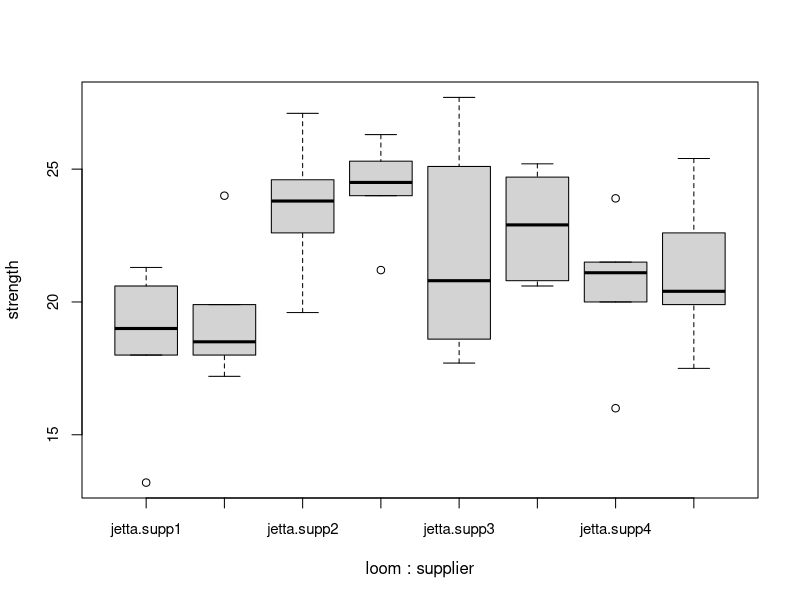
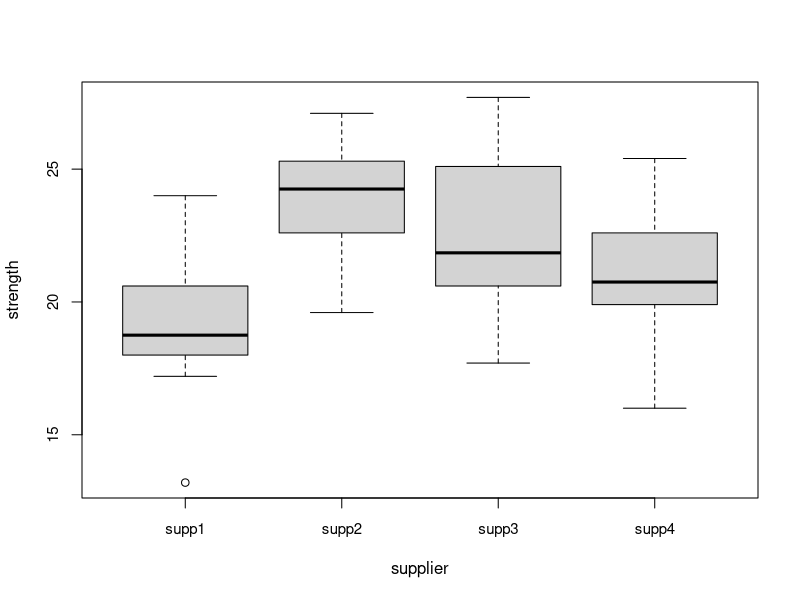
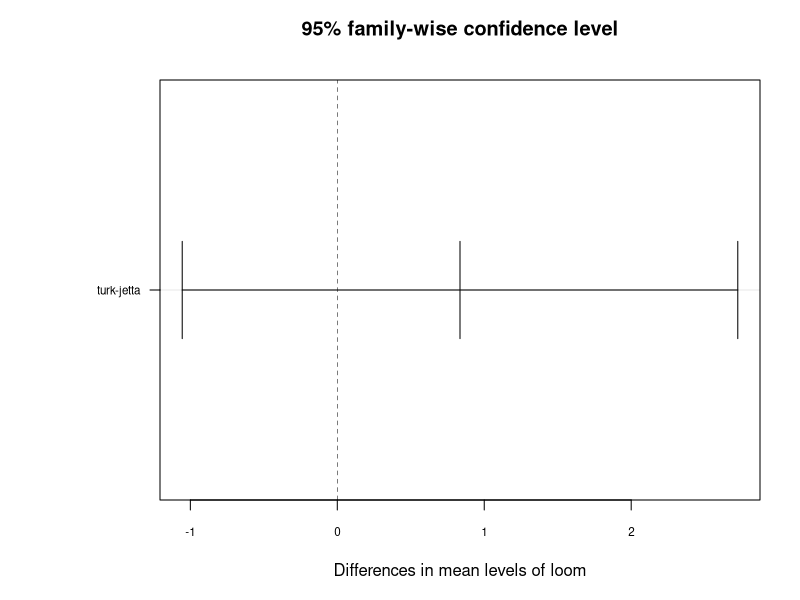
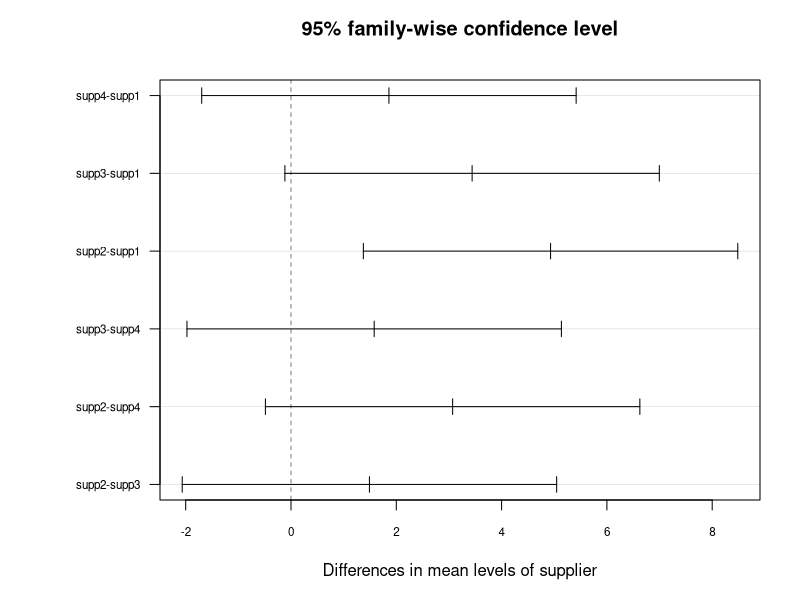
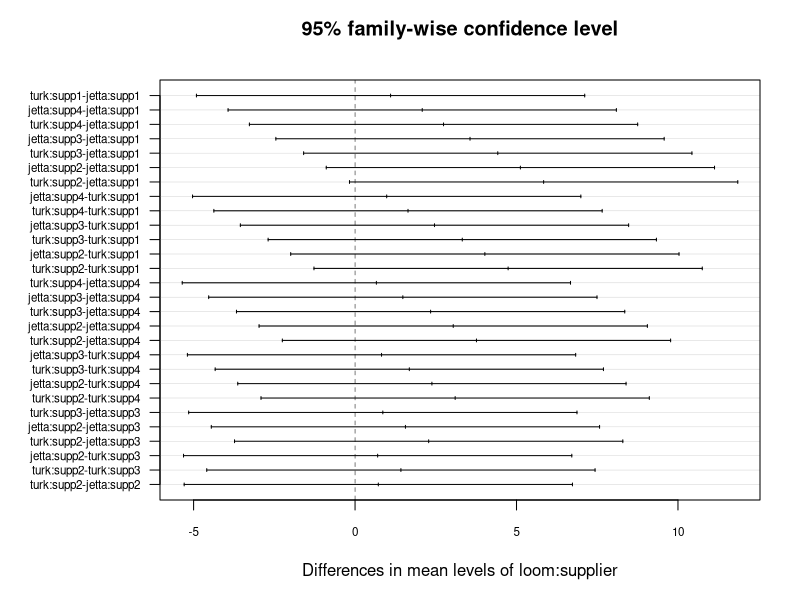
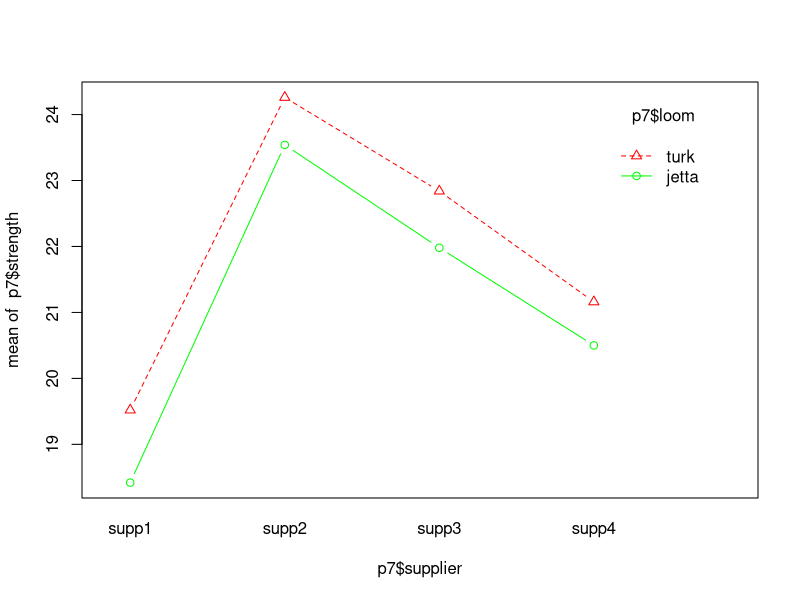
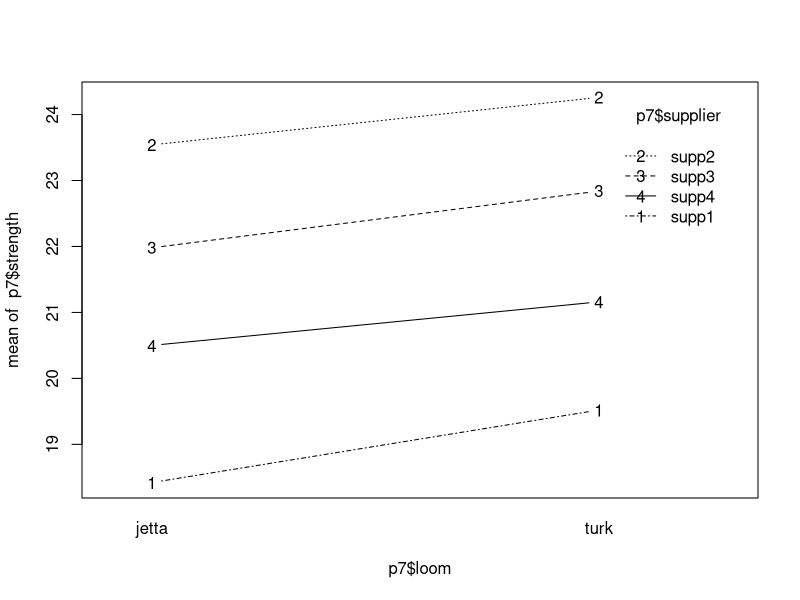
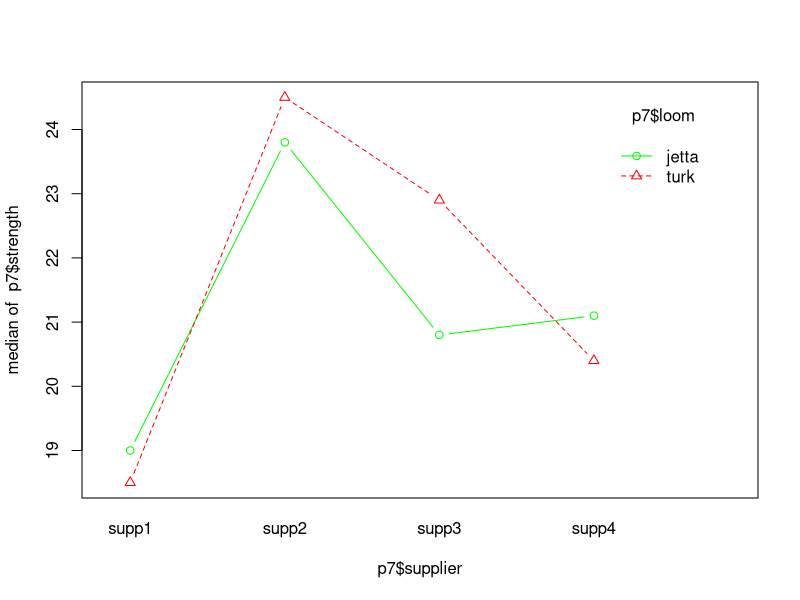

Write the R code that produced these figures, in order. (Note: this script raises an error after producing the figures.)
# Parachute 2 : Strength ~ Supplier + Loom
# Total Variation SST = SSA + SSB + SSAB (interaction)
parachute5 <- read.csv("./data/parachute2.csv")
str(parachute5)
head(parachute5)
names(parachute5) = c('loom',paste('supp',1:4,sep=''))
head(parachute5)
stack(parachute5)
#http://www.ats.ucla.edu/stat/r/faq/reshape.htm

library(reshape)
p6 = reshape(parachute5, varying = c('supp1','supp2','supp3','supp4')
            ,v.names='strength', times=c('supp1','supp2','supp3','supp4')
            ,direction='long')
head(p6)
p7 = p6[,1:3]
head(p7)
names(p7)= c('loom','supplier','strength')
row.names(p7) = NULL
p7
# now the data is properly organised 

# Groupwise summary of Mean

with(p7,tapply(strength,list(loom,supplier), mean))
with(p7,tapply(strength,list(loom,supplier), length))
with(p7,tapply(strength,list(loom,supplier), var))

addmargins(with(p7,tapply(strength,list(loom,supplier), mean)))
addmargins(with(p7,tapply(strength,list(loom,supplier), mean)), FUN=mean)

?addmargins

addmargins(with(p7,tapply(strength,list(supplier), mean)),FUN=mean)

# 2 way ANOVA
p7.aov = aov(strength ~ loom * supplier, data=p7)
p7.aov
summary(p7.aov)
# p value for supplier < 0.05 : Significant diff in strength due suppliers
# no diff due to loom or interaction betw loom & loom:supplier

# Graphical Summary
boxplot(strength ~ loom * supplier, data=p7, cex.axis=0.9)
boxplot(strength ~ supplier, data=p7, cex.axis=0.9)

# Interaction Plots
TukeyHSD(p7.aov)
TukeyHSD(p7.aov, which='supplier')
# p value of supp2-supp1 is < 0.05 : 
TukeyHSD(p7.aov,ordered=T)
op=par(mar=c(5,8,4,2))
plot(TukeyHSD(p7.aov,ordered=T),cex.axis=0.7,las=1)
par(op)
?TukeyHSD

# Extacting Means -similar to tapply
model.tables(p7.aov, type='means')
model.tables(p7.aov, type='means',se=T) # for balanced design
model.tables(p7.aov, type='means',se=T,cterms=c('supplier'))

# Interaction Plot
interaction.plot(p7$supplier,p7$loom,p7$strength, type='b',pch=1:4,lty=1:4,col=c('green','red'))
# both the lines are parallel. diff in strength is same for 2 looms for 4 suppliers
interaction.plot(p7$loom,p7$supplier,p7$strength, type='b')
interaction.plot(p7$supplier,p7$loom,p7$strength, type='b',pch=1:4,lty=1:4,col=c('green','red'),fun=median)
interaction.plot(p7$supplier,p7$loom,p7$strength, type='b',pch=1:4,lty=1:4,col=c('green','red'),fun=var)

interaction.plot(p7$supplier,p7$loom,p7$strength, type='b',pch=1:4,lty=1:4,col=c('green','red')
                      ,xlab = 'Supplier'
                      ,ylab = 'Strength')
plot.2
